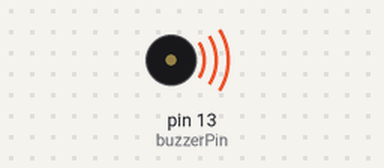
This sketch was run on a simulated Arduino Uno, built with avr-gcc and run on an emulated ATmega328P. On the bench: buzzer (waves = sounding, pin HIGH).

Above: at 0.5 s.
Timing chart, 0 to 4.6 s (numbered marks = the images above):
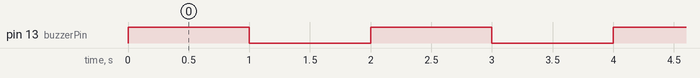

The sketch:

testbuzzer.ino
```cpp
const int buzzerPin = 13;
void setup() {
  // put your setup code here, to run once:
  pinMode(buzzerPin, OUTPUT);
}

void loop() {
  // put your main code here, to run repeatedly:
  digitalWrite(buzzerPin, HIGH);       // sets the digital pin 13 on
  delay(1000);                  // waits for a second
  digitalWrite(buzzerPin, LOW);        // sets the digital pin 13 off
  delay(1000);                  // waits for a second
}
```

Measured:
- by itself, pin 13 (buzzerPin): alternates HIGH for 1.0 s and LOW for 1.0 s
